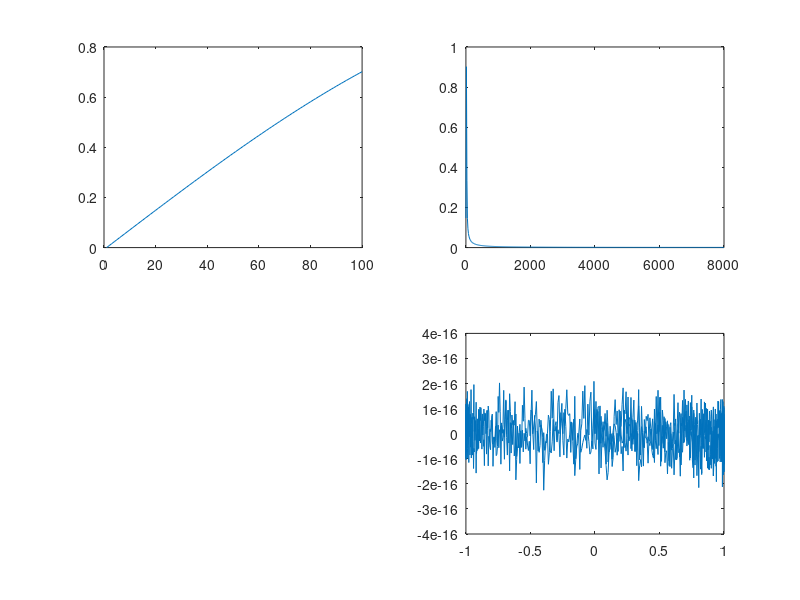

Here is the MATLAB script that generated this plot:
Fs = 16000;          % Sampling frequency                    
T = 1/Fs;            % Sampling period       
L = 8192;            % Length of signal
t = (0:L-1)*T;       % Time vector

S = sin(2*pi*20*t);

N=1024;
subplot(2,2,1);
plot(S(1:100));
Y = fft(S, N);
P2 = abs(Y/N);
P1 = P2(1:N/2+1);
P1(2:end-1) = 2*P1(2:end-1);
f = Fs*(0:(N/2))/N;
subplot(2,2,2);
plot(f,P1) 


P =ifft(Y);
subplot(2,2,4);
plot(P);
